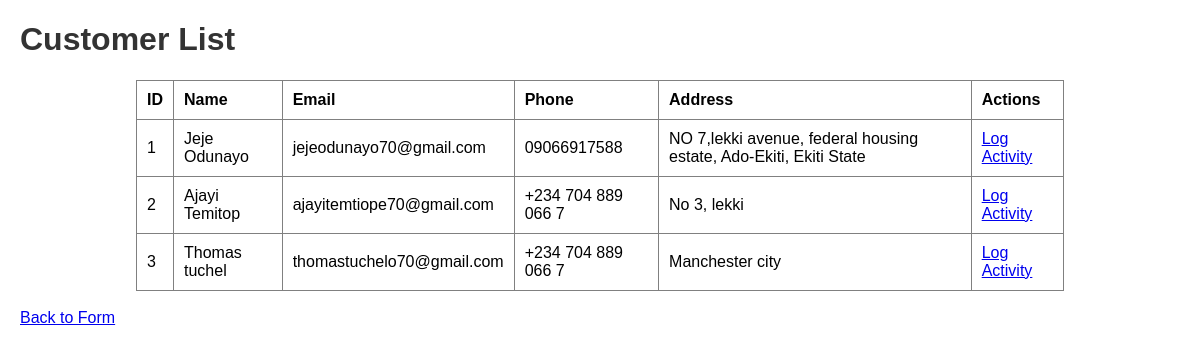
Page /customers on the committed database.
### tables this page shows
CREATE TABLE customers (
            id INTEGER PRIMARY KEY AUTOINCREMENT,
            name TEXT NOT NULL,
            email TEXT UNIQUE NOT NULL,
            phone TEXT,
            address TEXT
        );

### Customer_Data/app.py (the view)
@app.route("/customers")
def customer_list():
    conn = sqlite3.connect("customers.db")
    cursor = conn.cursor()
    cursor.execute("SELECT * FROM customers")
    customers = cursor.fetchall()
    conn.close()
    return render_template("customer_list.html", customers=customers)

### Customer_Data/templates/customer_list.html (shortened to what this page needs)
<!DOCTYPE html>
<html lang="en">
<head>
    <link rel="stylesheet" href="{{ url_for('static', filename='style.css') }}">
</head>
<body>
    <h1>Customer List</h1>
    <table border="1">
        <thead>
            <tr>
                <th>ID</th>
                <th>Name</th>
                <th>Email</th>
                <th>Phone</th>
                <th>Address</th>
                <th>Actions</th>
            </tr>
        </thead>
        <tbody>
            {% for customer in customers %}
                <tr>
                    <td>{{ customer[0] }}</td>
                    <td>{{ customer[1] }}</td>
                    <td>{{ customer[2] }}</td>
                    <td>{{ customer[3] }}</td>
                    <td>{{ customer[4] }}</td>
                    <td><a href="/log_activity/{{ customer[0] }}">Log Activity</a></td>
                </tr>
            {% endfor %}
        </tbody>
    </table>
    <br>
    <a href="/">Back to Form</a>
</body>
</html>

### Customer_Data/static/css/style.css (style rules this page uses)
body { font-family: Arial, sans-serif; margin: 20px; }
h1 { color: #333; }
table { width: 80%; margin: auto; border-collapse: collapse; }
th, td { padding: 10px; text-align: left; }

### rows in the picture
customers: id "1", name "Jeje Odunayo", email "jejeodunayo70@gmail.com", phone "09066917588", address "NO 7,lekki avenue, federal housing estate, Ado-Ekiti, Ekiti State"
customers: id "2", name "Ajayi Temitop", email "ajayitemtiope70@gmail.com", phone "+234 704 889 066 7", address "No 3, lekki"
customers: id "3", name "Thomas tuchel", email "thomastuchelo70@gmail.com", phone "+234 704 889 066 7", address "Manchester city"
